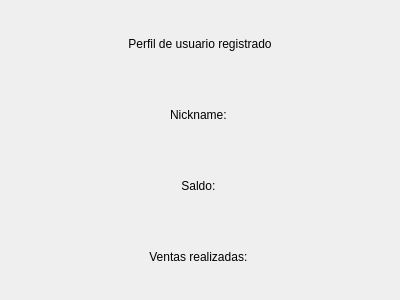
<?xml version="1.0" encoding="UTF-8"?>
<ui version="4.0">
 <class>Form</class>
 <widget class="QWidget" name="Form">
  <property name="geometry">
   <rect>
    <x>0</x>
    <y>0</y>
    <width>400</width>
    <height>300</height>
   </rect>
  </property>
  <property name="windowTitle">
   <string>Perfil de usuario</string>
  </property>
  <layout class="QVBoxLayout" name="verticalLayout_2">
   <item>
    <layout class="QVBoxLayout" name="verticalLayout">
     <item>
      <widget class="QLabel" name="lblTitulo">
       <property name="text">
        <string>Perfil de usuario registrado</string>
       </property>
       <property name="alignment">
        <set>Qt::AlignCenter</set>
       </property>
      </widget>
     </item>
     <item>
      <widget class="QLabel" name="labelNickname">
       <property name="text">
        <string>Nickname: </string>
       </property>
       <property name="alignment">
        <set>Qt::AlignCenter</set>
       </property>
      </widget>
     </item>
     <item>
      <widget class="QLabel" name="labelSaldo">
       <property name="text">
        <string>Saldo: </string>
       </property>
       <property name="alignment">
        <set>Qt::AlignCenter</set>
       </property>
      </widget>
     </item>
     <item>
      <widget class="QLabel" name="labelVentas">
       <property name="text">
        <string>Ventas realizadas: </string>
       </property>
       <property name="alignment">
        <set>Qt::AlignCenter</set>
       </property>
      </widget>
     </item>
    </layout>
   </item>
  </layout>
 </widget>
 <resources/>
 <connections/>
</ui>
